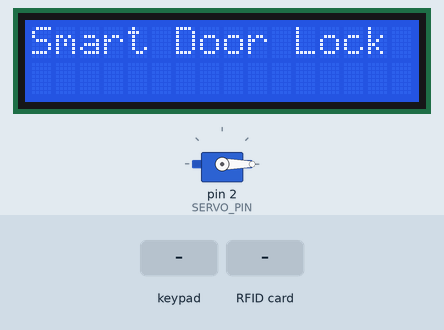
Recording of a sketch running on a simulated Arduino Uno, built with avr-gcc and run on an emulated ATmega328P. Shown: servo, 16×2 character LCD. The test bench sets the inputs (shaded band). What the sketch prints to the serial monitor is not drawn.

Above: at 1.2 s.
3.4 s: keypad keys 1 2 3 5 A # pressed 0.4 s apart
At 5.9 s:
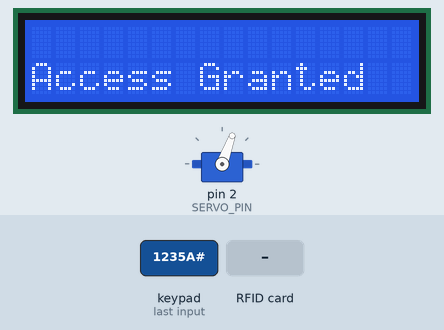
8.8 s: RFID card 5E 7A 19 C4 held to the reader
At 9.3 s:
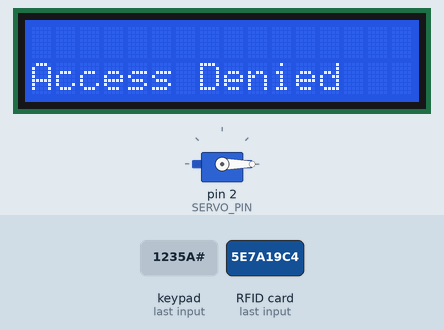
11.8 s: key 'B' pressed
At 13.0 s:
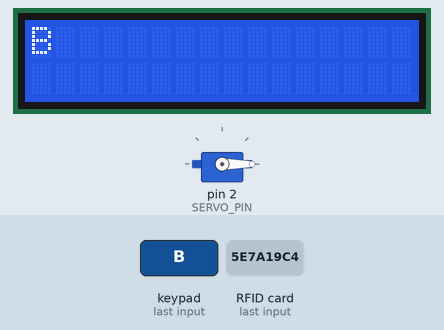
13.3 s: keypad keys 1 2 3 5 A A pressed 0.4 s apart
At 16.3 s:
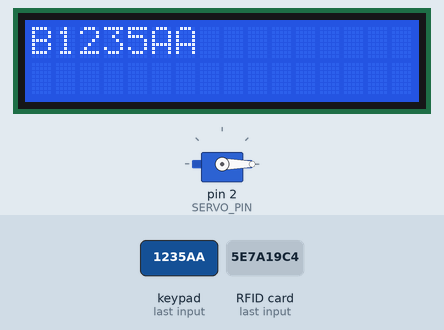
17.2 s: RFID card 05 D6 76 76 held to the reader
At 18.6 s:
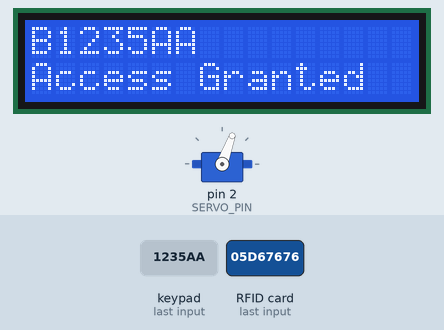
20.2 s: key 'A' pressed
At 21.1 s:
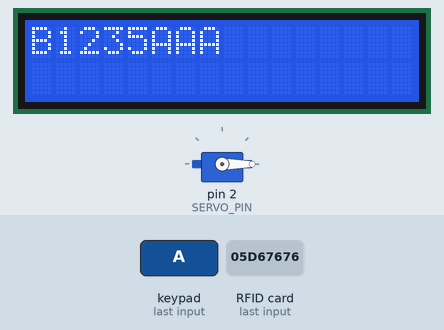
Timing chart, 0 to 22.8 s (numbered marks = the images above; inputs shaded):
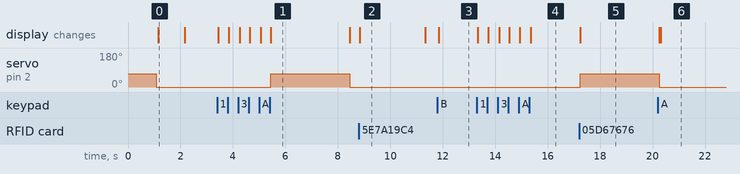

The sketch:

Smart_Door_Lock.ino
```cpp
#include <SPI.h>
#include <MFRC522.h>
#include <Servo.h>
#include <Keypad.h>
#include <Wire.h>
#include <LiquidCrystal_I2C.h>
LiquidCrystal_I2C lcd(0x27, 16, 2);
#define RST_PIN         9          // Configurable, see typical pin layout above
#define SS_PIN          10         // Configurable, see typical pin layout above
#define relay 3
#define SERVO_PIN 2
Servo myservo;
String input;
String code;
String password = "1235A";
char keypressed;
const byte ROWS = 4; //four rows
const byte COLS = 4; //four columns

MFRC522 mfrc522(SS_PIN, RST_PIN);  // Create MFRC522 instance
byte accessUID[4] = {0x05, 0xD6, 0x76, 0x76};

char keymap[ROWS][COLS] = {
  {'1','2','3','A'},
  {'4','5','6','B'},
  {'7','8','9','C'},
  {'*','0','#','D'}
};
byte rowPins[ROWS] = {16, 15, 14, 17}; //connect to the row pinouts of the keypad
byte colPins[COLS] = {7, 6, 5, 4}; //connect to the column pinouts of the keypad


Keypad myKeypad = Keypad( makeKeymap(keymap), rowPins, colPins, ROWS, COLS);

void setup() {
  Serial.begin(9600);   // Initialize serial communications with the PC
  SPI.begin();      // Init SPI bus
  mfrc522.PCD_Init();   // Init MFRC522
  mfrc522.PCD_DumpVersionToSerial(); // Show details of PCD - MFRC522 Card Reader details
  Serial.println(F("Scan PICC to see UID, SAK, type, and data blocks..."));
  digitalWrite (relay, HIGH);
  myservo.attach(SERVO_PIN);
  myservo.write( 70 );
  delay(1000);
  myservo.write( 0 );
  Serial.println("Put your card to the reader...");
  Serial.println();
  lcd.init();
  lcd.backlight();
  lcd.setCursor(0,0);
  lcd.print("Smart Door Lock");
  delay(1000);
  lcd.clear();
}

void loop() {
  readKeypad();


  if ((code == password) || (mfrc522.uid.uidByte[0] == accessUID[0] &&
  mfrc522.uid.uidByte[1] == accessUID[1] &&
  mfrc522.uid.uidByte[2] == accessUID[2] && mfrc522.uid.uidByte[3] == accessUID[3])){
    Serial.println ("Access Granted");
    lcd.setCursor(0,1);
    lcd.print ("Access Granted");
    digitalWrite (relay, LOW);
    myservo.write(70);
    delay(3000);
    code = "";
    mfrc522.uid.uidByte[0] = 0;
    mfrc522.uid.uidByte[1] = 0;
    mfrc522.uid.uidByte[2] = 0;
    mfrc522.uid.uidByte[3] = 0;
    lcd.setCursor(0,1);
    lcd.clear();
    digitalWrite (relay, HIGH);
    myservo.write(0);

  }if ((code!=""&&code!=password)||(mfrc522.uid.uidByte[0]!=0&&
  mfrc522.uid.uidByte[0]!= accessUID[0] && mfrc522.uid.uidByte[1]!=0&&
  mfrc522.uid.uidByte[1]!=accessUID[1] && mfrc522.uid.uidByte[2]!=0&&
  mfrc522.uid.uidByte[2]!=accessUID[2] && mfrc522.uid.uidByte[3]!=0&&
  mfrc522.uid.uidByte[3]!=accessUID[3])){
    lcd.setCursor(0,1);
    lcd.print ("Access Denied");
    delay(2500);
    code = "";
    mfrc522.uid.uidByte[0] = 0;
    mfrc522.uid.uidByte[1] = 0;
    mfrc522.uid.uidByte[2] = 0;
    mfrc522.uid.uidByte[3] = 0;
    lcd.setCursor(0,1);
    lcd.clear();
  }

  // Reset the loop if no new card present on the sensor/reader.
  // This saves the entire process when idle.
  // Select one of the cards
  if ( ! mfrc522.PICC_IsNewCardPresent() || ! mfrc522.PICC_ReadCardSerial() || ! keypressed) {
    return;
  }

  mfrc522.PICC_HaltA();
}
void readKeypad(){
  keypressed = myKeypad.getKey();
  lcd.setCursor(0,0);
  lcd.print(input);
  if (keypressed != '#'){
    String value = String(keypressed);
    input += value;
  }
  else{
    code = input;
    input = "";
    lcd.clear();
  }
  if (keypressed == '*'){
    input = "";
    lcd.clear();
  }
}
```

Measured:
- after the input at 3.4 s, servo on pin 2 (SERVO_PIN): 0° → 70° after 2.0 s, → 0° 3.0 s later; the display: first changes after 0.05 s (image 1 shows a later state)
- after the input at 8.8 s, the display: changes at once (image 2)
- after the input at 11.8 s, the display: changes at once (image 3)
- after the input at 13.3 s, the display: first changes at once (image 4 shows a later state)
- after the input at 17.2 s, servo on pin 2 (SERVO_PIN): 0° → 70° after 0.05 s; the display: changes after 0.05 s (image 5)
- what the display in image 0 shows lasts 1.0 s, from 1.2 s to 2.2 s
- what the display in image 1 shows lasts 3.0 s, from 5.4 s to 8.4 s
